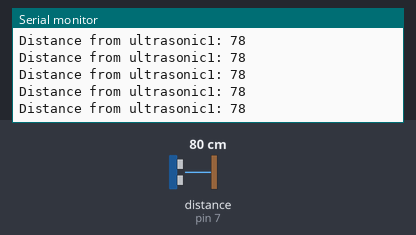
The sketch below on a simulated Arduino Uno, built with avr-gcc and run on an emulated ATmega328P. On the bench: the last lines printed to the serial monitor. Wiring (inferred from the names in the program): ultrasonic range finder: trigger pin 8; echo pin 7. The test bench sets the inputs (shaded band); at power-on: distance to the obstacle (sensor on pin 7) 80 cm. The echo pulse lasts 58.3 µs per cm.

Above: at 1.2 s.
1.3 s: distance to the obstacle (sensor on pin 7) set to 120 cm
At 2.4 s:
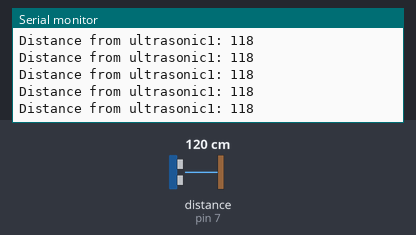
4.3 s: distance to the obstacle (sensor on pin 7) set to 2 cm
At 5.4 s:
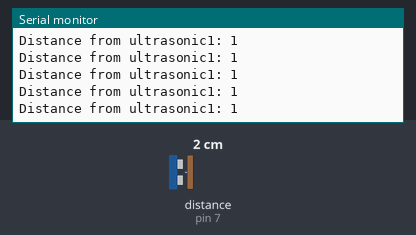
7.3 s: distance to the obstacle (sensor on pin 7) set to 250 cm
At 8.0 s:
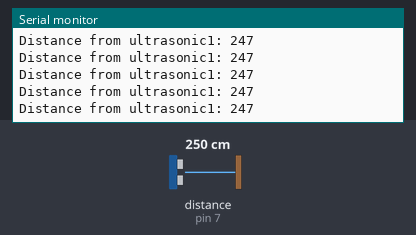
10.3 s: distance to the obstacle (sensor on pin 7) set to 4 cm
At 11.4 s:
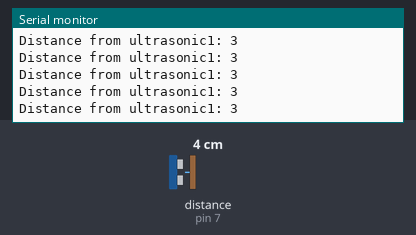
16.3 s: distance to the obstacle (sensor on pin 7) set to 299 cm
At 16.8 s:
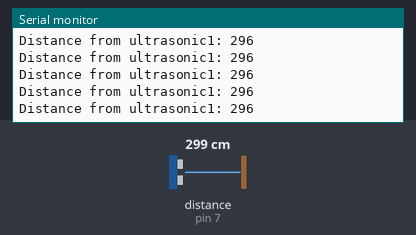
19.3 s: distance to the obstacle (sensor on pin 7) set to 9 cm
At 20.1 s:
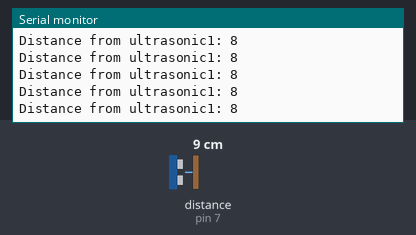
Timing chart, 0 to 22.3 s (numbered marks = the images above; inputs shaded):
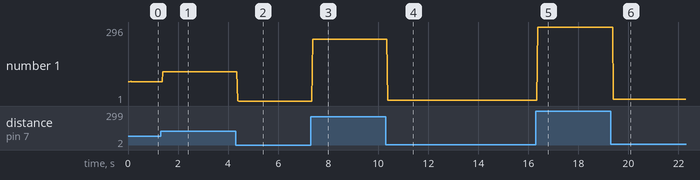

Measured:
- after the input at 1.3 s, the serial monitor: prints a new line after 0.09 s (image 1)
- after the input at 4.3 s, the serial monitor: prints a new line after 0.09 s (image 2)
- after the input at 7.3 s, the serial monitor: prints a new line after 0.08 s (image 3)
- after the input at 10.3 s, the serial monitor: prints a new line after 0.08 s (image 4)
- after the input at 16.3 s, the serial monitor: prints a new line after 0.07 s (image 5)
- after the input at 19.3 s, the serial monitor: prints a new line after 0.10 s (image 6)
- plotted number 1: 78 → 118 after the input at 1.3 s, 1 → 247 after the input at 7.3 s, 247 → 3 after the input at 10.3 s, 3 → 296 after the input at 16.3 s, 296 → 8 after the input at 19.3 s

The sketch:

UltrasonicTest.ino
```cpp
const int trigPin = 8;
const int echoPin = 7;
long duration;
int distanceCm, distanceInch;

void setup()
{
 Serial.begin(9600);//starts serial communication
pinMode(trigPin, OUTPUT);
pinMode(echoPin, INPUT);

}


void loop()
{

digitalWrite(trigPin, LOW);
delayMicroseconds(2);
digitalWrite(trigPin, HIGH);
delayMicroseconds(10);
digitalWrite(trigPin, LOW);

duration = pulseIn(echoPin, HIGH);
distanceCm= duration*0.034/2;
distanceInch = duration*0.0133/2;

Serial.print("Distance from ultrasonic1: ");
  Serial.println(distanceCm);

}
```
